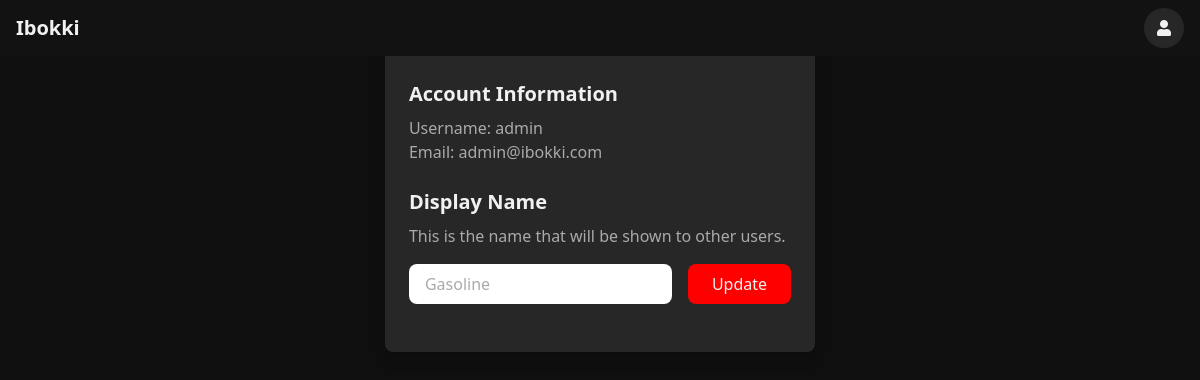
The page /profile/ (signed in) on the database its author committed.
### home/models.py (models this page shows, shortened)
class CustomUser(AbstractUser):
    display_name = models.CharField(max_length=100, unique=True, null=True, blank=True)

### home/views.py (the view, shortened to what this page needs)
# urls.py: path('profile/', views.profile_view, name='profile'),
@login_required
def profile_view(request):
    return render(request, "home/profile.html", {
        "user": request.user
    })

### home/auth.py (called while the page is built)
    def get_user(self, user_id):
        try:
            return CustomUser.objects.get(pk=user_id)
        except CustomUser.DoesNotExist:
            return None

### home/templates/home/profile.html (shortened to what this page needs)
{% extends "home/base.html" %}
{% load static %}
{% block content %}
<div class="max-w-2xl mx-auto">
    <div class="bg-youtube-secondary p-6 rounded-lg shadow-lg">
        <h1 class="text-2xl font-bold text-youtube-primary mb-6">Profile Settings</h1>
        <div class="mb-6">
            <h2 class="text-xl font-semibold text-youtube-primary mb-2">Account Information</h2>
            <p class="text-youtube-secondary">Username: {{ user.username }}</p>
            <p class="text-youtube-secondary">Email: {{ user.email }}</p>
        </div>
        <div class="mb-6">
            <h2 class="text-xl font-semibold text-youtube-primary mb-2">Display Name</h2>
            <p class="text-youtube-secondary mb-4">This is the name that will be shown to other users.</p>
            <form method="post" class="space-y-4">
                <div class="flex items-center space-x-4">
                    <input type="text"
                           name="display_name"
                           value="{{ user.display_name }}"
                           class="flex-1 bg-youtube-primary text-youtube-secondary px-4 py-2 rounded-lg focus:outline-none focus:ring-2 focus:ring-red-500"
                           placeholder="Enter your display name">
                    <button type="submit"
                            class="bg-[#ff0000] text-youtube-primary px-6 py-2 rounded-lg hover:bg-[#cc0000] focus:outline-none focus:ring-2 focus:ring-red-500 transition-colors">
                        Update
                    </button>
                </div>
            </form>
        </div>
    </div>
</div>
{% endblock %}

### home/templates/home/base.html (style rules this page uses)
html, body { height: 100%; }
body { background-color: #0f0f0f; color: #f1f1f1; min-height: 100vh; }
.bg-youtube-secondary { background-color: #272727; }
.text-youtube-primary { color: #f1f1f1; }
.text-youtube-secondary { color: #aaaaaa; }

### rows shown on the page
CustomUser: username "admin", email "admin@ibokki.com", display_name "Gasoline"
